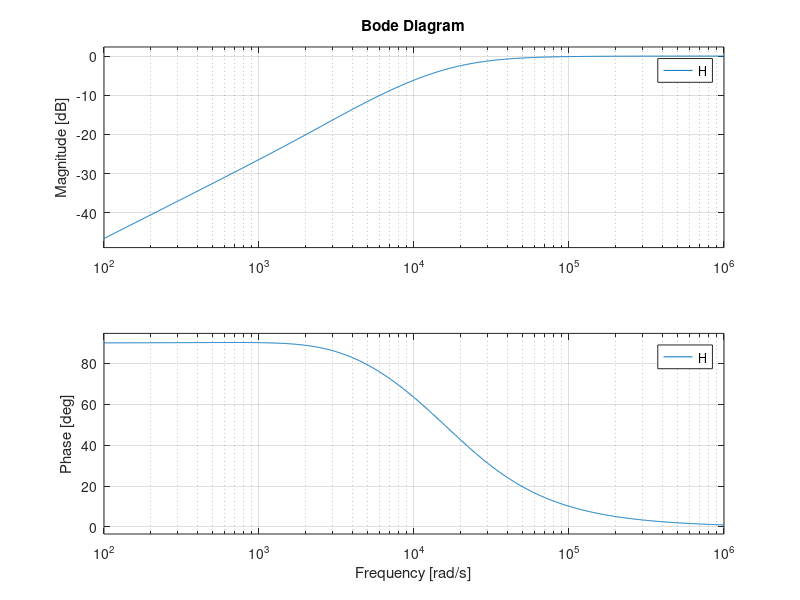

Recreate this plot in MATLAB.
clear;
clc;
s=tf('s');

R=620;
C=470e-9;
Rg = 100;
Cg = 680e-12;
Zg = 510e3;
BWP = 2*pi*3e6;

num = C*Rg*s*(Cg*Zg*s+1);
den =(C*Cg*Rg*(R+Zg))*s^2+(C*(R+Rg)+Cg*Rg)*s+1;

H=num/den;

bode(H,{1e2,1e6})


